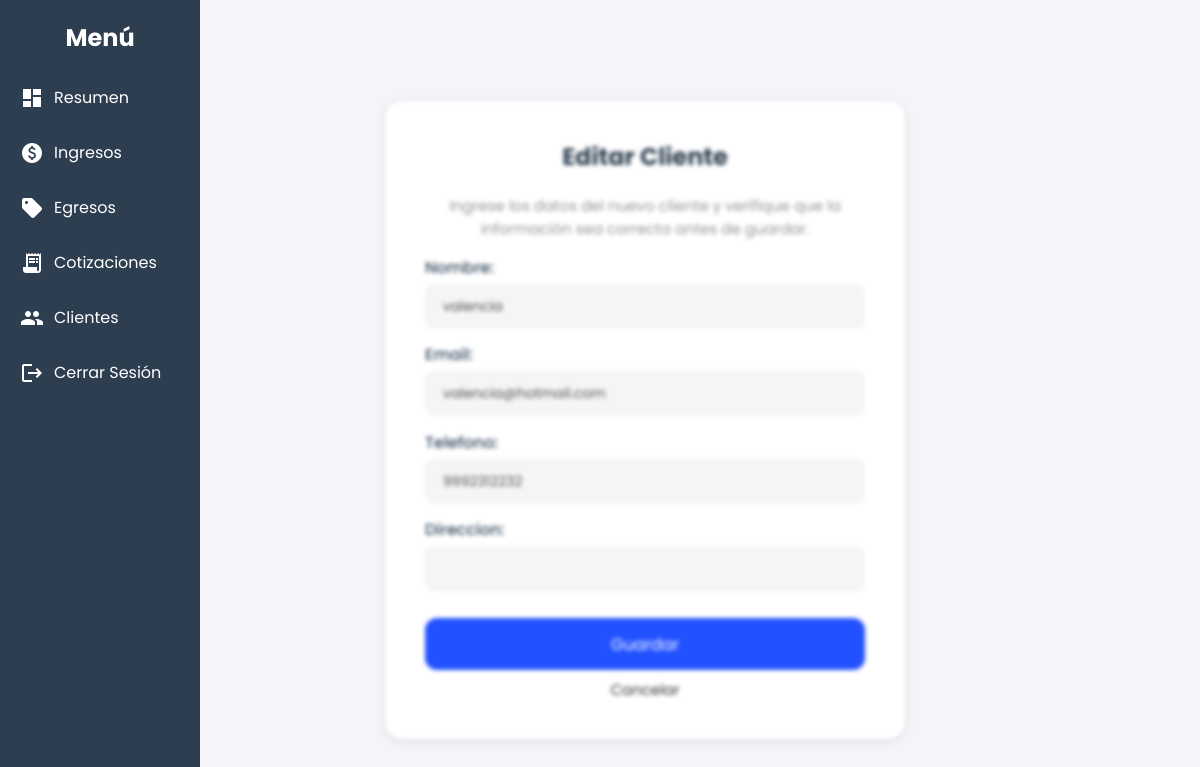
The app's page /cotizaciones/clientes/editar/2/ (signed in), older data.
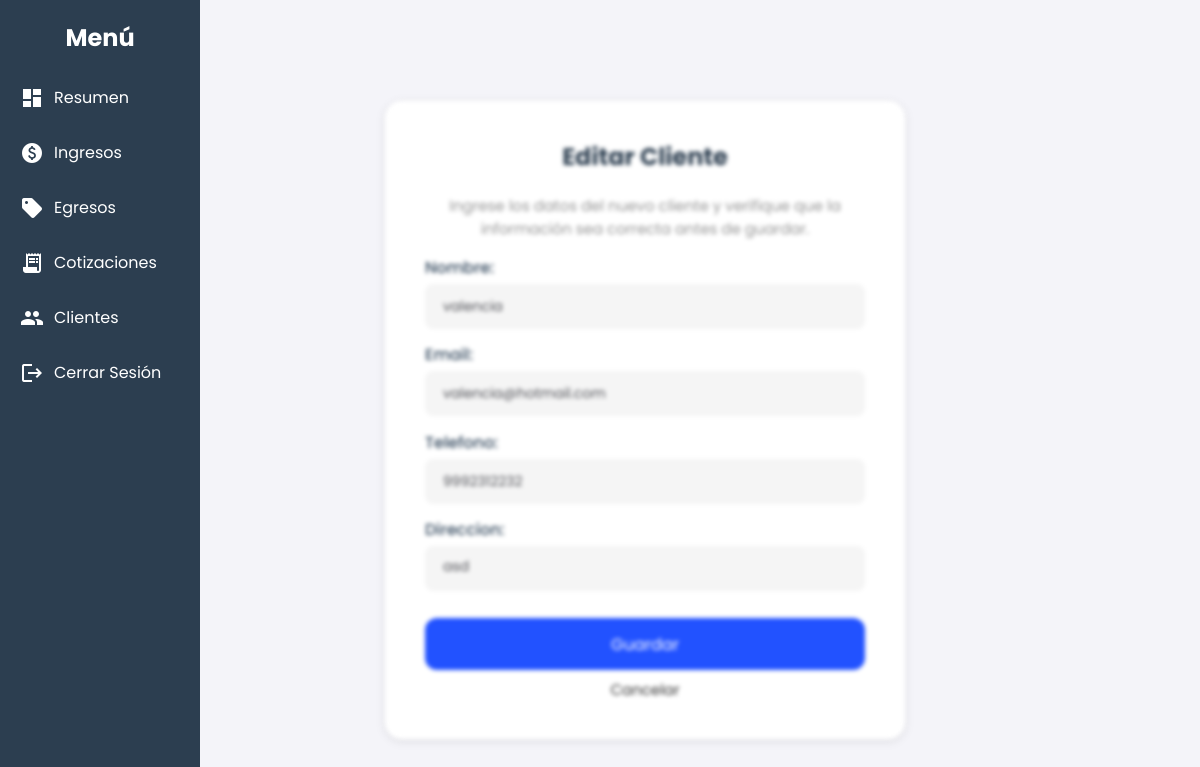
The same page, newer data.
### cotizaciones/models.py (models this page shows, shortened)
class Cliente(models.Model):
    usuario = models.ForeignKey(User, on_delete=models.CASCADE, null=True, blank=True)
    nombre = models.CharField(max_length=255)
    direccion = models.TextField(blank=True, null=True)  # Nueva dirección del cliente
    telefono = models.CharField(max_length=15, blank=True, null=True)
    email = models.EmailField(unique=True)

### cotizaciones/views.py (the view)
# urls.py: path('clientes/editar/<int:cliente_id>/', editar_cliente, name='editar_cliente'),
@login_required
def editar_cliente(request, cliente_id):
    cliente = get_object_or_404(Cliente, id=cliente_id)
    if request.method == 'POST':
        form = ClienteForm(request.POST, instance=cliente)
        if form.is_valid():
            form.save()
            return redirect('lista_clientes')
    else:
        form = ClienteForm(instance=cliente)
    return render(request, 'cotizaciones/cliente_form.html', {'form': form})

### cotizaciones/forms.py
class ClienteForm(forms.ModelForm):
    class Meta:
        model = Cliente
        fields = ['nombre', 'email', 'telefono', 'direccion']  # Agregar dirección
        widgets = {
            'direccion': forms.Textarea(attrs={'rows': 3}),  # Hacer el campo de dirección más grande
        }

### cotizaciones/templates/cotizaciones/cliente_form.html (shortened to what this page needs)
{% extends 'finanzas/menu.html' %}
{% block content %}
<div class="content-container">
    <div class="form-container">
        <h1 class="cliente-titulo">{% if form.instance.pk %}Editar Cliente{% else %}Crear Cliente{% endif %}</h1>
        <p class="cliente-parrafo">Ingrese los datos del nuevo cliente y verifique que la información sea correcta antes
            de guardar.</p>
        <form method="post" class="client-form">
            <div class="form-fields">
                {{ form.as_p }}
            </div>
            <div class="form-actions">
                <button type="submit" class="btn btn-guardar">Guardar</button>
            </div>
            <a href="{% url 'lista_clientes' %}" class=" btn-cancelar">Cancelar</a>
        </form>
    </div>
</div>
{% endblock %}

Row changes from the older to the newer data that the page shows:
changed Cliente "valencia": direccion (not shown) → "asd"
